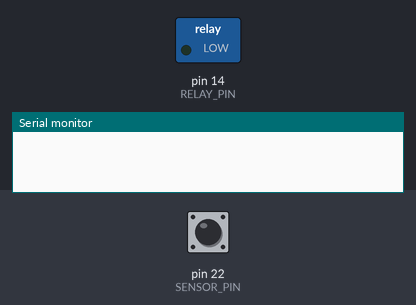
Simulated run of this sketch. Board: Arduino Mega 2560, built with avr-gcc and run on an emulated ATmega2560. On the bench: switched loads named in the sketch (green lamp = pin HIGH), the last lines printed to the serial monitor. The inputs (shaded band) are chosen by the test bench; at power-on: pin 22 (SENSOR_PIN) HIGH.

Above: at 1.2 s.
1.3 s: pin 22 (SENSOR_PIN) driven LOW
At 2.1 s:
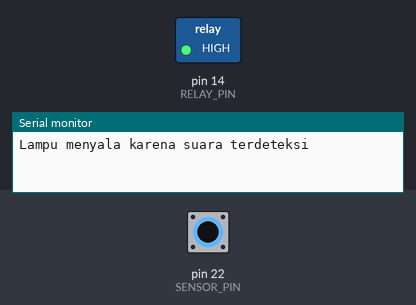
2.8 s: pin 22 (SENSOR_PIN) pulsed HIGH 5 times (0.12 s each, 0.3 s apart)
At 5.0 s:
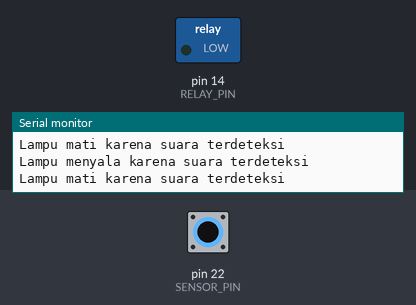
Timing chart, 0 to 6.5 s (numbered marks = the images above; inputs shaded):
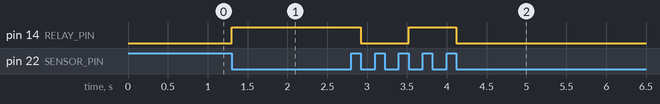

Measured:
- after the input at 1.3 s, pin 14 (RELAY_PIN): LOW → HIGH at once
- after the input at 2.8 s, pin 14 (RELAY_PIN): HIGH → LOW after 0.12 s, → HIGH 0.60 s later, → LOW 0.60 s later

The sketch:

Menyalakanlampudengansuara.ino
```cpp
#define RELAY_PIN 14    // Pin untuk relay atau lampu
#define SENSOR_PIN 22  // Pin sensor suara

int lastState = HIGH;   // Menyimpan kondisi terakhir dari sensor suara
int currentState;       // Menyimpan kondisi saat ini dari sensor suara
bool lampStatus = LOW;  // Status lampu, awalnya mati

void setup() {
  Serial.begin(9600);
  pinMode(SENSOR_PIN, INPUT);
  pinMode(RELAY_PIN, OUTPUT);
  digitalWrite(RELAY_PIN, LOW);
}

void loop() {
  currentState = digitalRead(SENSOR_PIN);

  // Jika suara terdeteksi (perubahan dari HIGH ke LOW)
  if (lastState == HIGH && currentState == LOW) {
    // Toggle status lampu (ON/OFF)
    lampStatus = !lampStatus;

    digitalWrite(RELAY_PIN, lampStatus); // Mengubah status lampu sesuai toggle

    if (lampStatus == HIGH) {
      Serial.println("Lampu menyala karena suara terdeteksi");
    } else {
      Serial.println("Lampu mati karena suara terdeteksi");
    }

    delay(500);
  }

  lastState = currentState;
}
```
